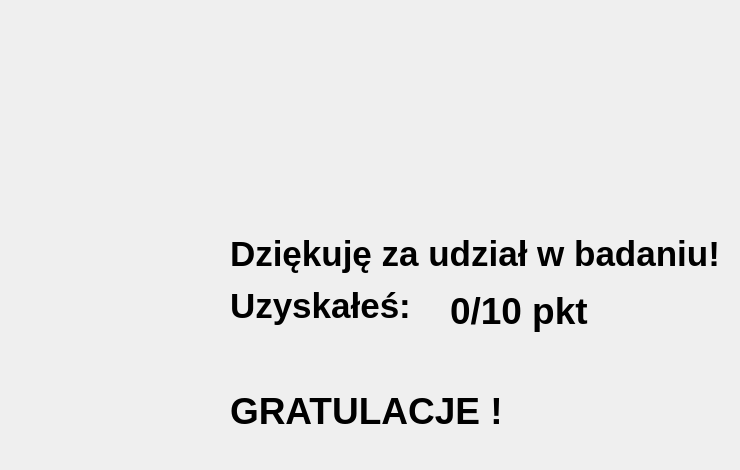
    <widget class="QWidget" name="page_6">
     <widget class="QLabel" name="label_8">
      <property name="geometry">
       <rect>
        <x>230</x>
        <y>200</y>
        <width>501</width>
        <height>161</height>
       </rect>
      </property>
      <property name="font">
       <font>
        <pointsize>26</pointsize>
        <bold>true</bold>
       </font>
      </property>
      <property name="text">
       <string>&lt;html&gt;&lt;head/&gt;&lt;body&gt;&lt;p&gt;Dziękuję za udział w badaniu!&lt;/p&gt;&lt;p&gt;Uzyskałeś: &lt;/p&gt;&lt;/body&gt;&lt;/html&gt;</string>
      </property>
     </widget>
     <widget class="QLabel" name="label_Points">
      <property name="geometry">
       <rect>
        <x>450</x>
        <y>280</y>
        <width>201</width>
        <height>61</height>
       </rect>
      </property>
      <property name="palette">
       <palette>
        <active>
         <colorrole role="WindowText">
          <brush brushstyle="SolidPattern">
           <color alpha="255">
            <red>255</red>
            <green>0</green>
            <blue>0</blue>
           </color>
          </brush>
         </colorrole>
         <colorrole role="Button">
          <brush brushstyle="SolidPattern">
           <color alpha="255">
            <red>240</red>
            <green>240</green>
            <blue>240</blue>
           </color>
          </brush>
         </colorrole>
         <colorrole role="Light">
          <brush brushstyle="SolidPattern">
           <color alpha="255">
            <red>255</red>
            <green>255</green>
            <blue>255</blue>
           </color>
          </brush>
         </colorrole>
         <colorrole role="Midlight">
          <brush brushstyle="SolidPattern">
           <color alpha="255">
            <red>227</red>
            <green>227</green>
            <blue>227</blue>
           </color>
          </brush>
         </colorrole>
         <colorrole role="Dark">
          <brush brushstyle="SolidPattern">
           <color alpha="255">
            <red>160</red>
            <green>160</green>
            <blue>160</blue>
           </color>
          </brush>
         </colorrole>
         <colorrole role="Mid">
          <brush brushstyle="SolidPattern">
           <color alpha="255">
            <red>160</red>
            <green>160</green>
            <blue>160</blue>
           </color>
          </brush>
         </colorrole>
         <colorrole role="Text">
          <brush brushstyle="SolidPattern">
           <color alpha="255">
            <red>0</red>
            <green>0</green>
            <blue>0</blue>
           </color>
          </brush>
         </colorrole>
         <colorrole role="BrightText">
          <brush brushstyle="SolidPattern">
           <color alpha="255">
            <red>255</red>
            <green>255</green>
            <blue>255</blue>
           </color>
          </brush>
         </colorrole>
         <colorrole role="ButtonText">
          <brush brushstyle="SolidPattern">
           <color alpha="255">
            <red>0</red>
            <green>0</green>
            <blue>0</blue>
           </color>
          </brush>
         </colorrole>
         <colorrole role="Base">
          <brush brushstyle="SolidPattern">
           <color alpha="255">
            <red>255</red>
            <green>255</green>
            <blue>255</blue>
           </color>
          </brush>
         </colorrole>
         <colorrole role="Window">
          <brush brushstyle="SolidPattern">
           <color alpha="255">
            <red>240</red>
            <green>240</green>
            <blue>240</blue>
           </color>
          </brush>
         </colorrole>
         <colorrole role="Shadow">
          <brush brushstyle="SolidPattern">
           <color alpha="255">
            <red>105</red>
            <green>105</green>
            <blue>105</blue>
           </color>
          </brush>
         </colorrole>
         <colorrole role="Highlight">
          <brush brushstyle="SolidPattern">
           <color alpha="255">
            <red>0</red>
            <green>120</green>
            <blue>215</blue>
           </color>
          </brush>
         </colorrole>
         <colorrole role="HighlightedText">
          <brush brushstyle="SolidPattern">
           <color alpha="255">
            <red>255</red>
            <green>255</green>
            <blue>255</blue>
           </color>
          </brush>
         </colorrole>
         <colorrole role="Link">
          <brush brushstyle="SolidPattern">
           <color alpha="255">
            <red>0</red>
            <green>0</green>
            <blue>255</blue>
           </color>
          </brush>
         </colorrole>
         <colorrole role="LinkVisited">
          <brush brushstyle="SolidPattern">
           <color alpha="255">
            <red>255</red>
            <green>0</green>
            <blue>255</blue>
           </color>
          </brush>
         </colorrole>
         <colorrole role="AlternateBase">
          <brush brushstyle="SolidPattern">
           <color alpha="255">
            <red>245</red>
            <green>245</green>
            <blue>245</blue>
           </color>
          </brush>
         </colorrole>
         <colorrole role="NoRole">
          <brush brushstyle="SolidPattern">
           <color alpha="255">
            <red>0</red>
            <green>0</green>
            <blue>0</blue>
           </color>
          </brush>
         </colorrole>
         <colorrole role="ToolTipBase">
          <brush brushstyle="SolidPattern">
           <color alpha="255">
            <red>255</red>
            <green>255</green>
            <blue>220</blue>
           </color>
          </brush>
         </colorrole>
         <colorrole role="ToolTipText">
          <brush brushstyle="SolidPattern">
           <color alpha="255">
            <red>0</red>
            <green>0</green>
            <blue>0</blue>
           </color>
          </brush>
         </colorrole>
         <colorrole role="PlaceholderText">
          <brush brushstyle="SolidPattern">
           <color alpha="128">
            <red>0</red>
            <green>0</green>
            <blue>0</blue>
           </color>
          </brush>
         </colorrole>
        </active>
        <inactive>
         <colorrole role="WindowText">
          <brush brushstyle="SolidPattern">
           <color alpha="255">
            <red>0</red>
            <green>0</green>
            <blue>0</blue>
           </color>
          </brush>
         </colorrole>
         <colorrole role="Button">
          <brush brushstyle="SolidPattern">
           <color alpha="255">
            <red>240</red>
            <green>240</green>
            <blue>240</blue>
           </color>
          </brush>
         </colorrole>
         <colorrole role="Light">
          <brush brushstyle="SolidPattern">
           <color alpha="255">
            <red>255</red>
            <green>255</green>
            <blue>255</blue>
           </color>
          </brush>
         </colorrole>
         <colorrole role="Midlight">
          <brush brushstyle="SolidPattern">
           <color alpha="255">
            <red>227</red>
            <green>227</green>
            <blue>227</blue>
           </color>
          </brush>
         </colorrole>
         <colorrole role="Dark">
          <brush brushstyle="SolidPattern">
           <color alpha="255">
            <red>160</red>
            <green>160</green>
            <blue>160</blue>
           </color>
          </brush>
         </colorrole>
         <colorrole role="Mid">
          <brush brushstyle="SolidPattern">
           <color alpha="255">
            <red>160</red>
            <green>160</green>
            <blue>160</blue>
           </color>
          </brush>
         </colorrole>
         <colorrole role="Text">
          <brush brushstyle="SolidPattern">
           <color alpha="255">
            <red>0</red>
            <green>0</green>
            <blue>0</blue>
           </color>
          </brush>
         </colorrole>
         <colorrole role="BrightText">
          <brush brushstyle="SolidPattern">
           <color alpha="255">
            <red>255</red>
            <green>255</green>
            <blue>255</blue>
           </color>
          </brush>
         </colorrole>
         <colorrole role="ButtonText">
          <brush brushstyle="SolidPattern">
           <color alpha="255">
            <red>0</red>
            <green>0</green>
            <blue>0</blue>
           </color>
          </brush>
         </colorrole>
         <colorrole role="Base">
          <brush brushstyle="SolidPattern">
           <color alpha="255">
            <red>255</red>
            <green>255</green>
            <blue>255</blue>
           </color>
          </brush>
         </colorrole>
         <colorrole role="Window">
          <brush brushstyle="SolidPattern">
           <color alpha="255">
            <red>240</red>
            <green>240</green>
            <blue>240</blue>
           </color>
          </brush>
         </colorrole>
         <colorrole role="Shadow">
          <brush brushstyle="SolidPattern">
           <color alpha="255">
            <red>105</red>
            <green>105</green>
            <blue>105</blue>
           </color>
          </brush>
         </colorrole>
         <colorrole role="Highlight">
          <brush brushstyle="SolidPattern">
           <color alpha="255">
            <red>240</red>
            <green>240</green>
            <blue>240</blue>
           </color>
          </brush>
         </colorrole>
         <colorrole role="HighlightedText">
          <brush brushstyle="SolidPattern">
           <color alpha="255">
            <red>0</red>
            <green>0</green>
            <blue>0</blue>
           </color>
          </brush>
         </colorrole>
         <colorrole role="Link">
          <brush brushstyle="SolidPattern">
           <color alpha="255">
            <red>0</red>
            <green>0</green>
            <blue>255</blue>
           </color>
          </brush>
         </colorrole>
         <colorrole role="LinkVisited">
          <brush brushstyle="SolidPattern">
           <color alpha="255">
            <red>255</red>
            <green>0</green>
            <blue>255</blue>
           </color>
          </brush>
         </colorrole>
         <colorrole role="AlternateBase">
          <brush brushstyle="SolidPattern">
           <color alpha="255">
            <red>245</red>
            <green>245</green>
            <blue>245</blue>
           </color>
          </brush>
         </colorrole>
         <colorrole role="NoRole">
          <brush brushstyle="NoBrush">
           <color alpha="255">
            <red>0</red>
            <green>0</green>
            <blue>0</blue>
           </color>
          </brush>
         </colorrole>
         <colorrole role="ToolTipBase">
          <brush brushstyle="SolidPattern">
           <color alpha="255">
            <red>255</red>
            <green>255</green>
            <blue>220</blue>
           </color>
          </brush>
         </colorrole>
         <colorrole role="ToolTipText">
          <brush brushstyle="SolidPattern">
           <color alpha="255">
            <red>0</red>
            <green>0</green>
            <blue>0</blue>
           </color>
          </brush>
         </colorrole>
         <colorrole role="PlaceholderText">
          <brush brushstyle="SolidPattern">
           <color alpha="128">
            <red>0</red>
            <green>0</green>
            <blue>0</blue>
           </color>
          </brush>
         </colorrole>
        </inactive>
        <disabled>
         <colorrole role="WindowText">
          <brush brushstyle="SolidPattern">
           <color alpha="255">
            <red>120</red>
            <green>120</green>
            <blue>120</blue>
           </color>
          </brush>
         </colorrole>
         <colorrole role="Button">
          <brush brushstyle="SolidPattern">
           <color alpha="255">
            <red>240</red>
            <green>240</green>
            <blue>240</blue>
           </color>
          </brush>
         </colorrole>
         <colorrole role="Light">
          <brush brushstyle="SolidPattern">
           <color alpha="255">
            <red>255</red>
            <green>255</green>
            <blue>255</blue>
           </color>
          </brush>
         </colorrole>
         <colorrole role="Midlight">
          <brush brushstyle="SolidPattern">
           <color alpha="255">
            <red>247</red>
            <green>247</green>
            <blue>247</blue>
           </color>
          </brush>
         </colorrole>
         <colorrole role="Dark">
          <brush brushstyle="SolidPattern">
           <color alpha="255">
            <red>160</red>
            <green>160</green>
            <blue>160</blue>
           </color>
          </brush>
         </colorrole>
         <colorrole role="Mid">
          <brush brushstyle="SolidPattern">
           <color alpha="255">
            <red>160</red>
            <green>160</green>
            <blue>160</blue>
           </color>
          </brush>
         </colorrole>
         <colorrole role="Text">
          <brush brushstyle="SolidPattern">
           <color alpha="255">
            <red>120</red>
            <green>120</green>
            <blue>120</blue>
           </color>
          </brush>
         </colorrole>
         <colorrole role="BrightText">
          <brush brushstyle="SolidPattern">
           <color alpha="255">
            <red>255</red>
            <green>255</green>
            <blue>255</blue>
           </color>
          </brush>
         </colorrole>
         <colorrole role="ButtonText">
          <brush brushstyle="SolidPattern">
           <color alpha="255">
            <red>120</red>
            <green>120</green>
            <blue>120</blue>
           </color>
          </brush>
         </colorrole>
         <colorrole role="Base">
          <brush brushstyle="SolidPattern">
           <color alpha="255">
            <red>240</red>
            <green>240</green>
            <blue>240</blue>
           </color>
          </brush>
         </colorrole>
         <colorrole role="Window">
          <brush brushstyle="SolidPattern">
           <color alpha="255">
            <red>240</red>
            <green>240</green>
            <blue>240</blue>
           </color>
          </brush>
         </colorrole>
         <colorrole role="Shadow">
          <brush brushstyle="SolidPattern">
           <color alpha="255">
            <red>0</red>
            <green>0</green>
            <blue>0</blue>
           </color>
          </brush>
         </colorrole>
         <colorrole role="Highlight">
          <brush brushstyle="SolidPattern">
           <color alpha="255">
            <red>0</red>
            <green>120</green>
            <blue>215</blue>
           </color>
          </brush>
         </colorrole>
         <colorrole role="HighlightedText">
          <brush brushstyle="SolidPattern">
           <color alpha="255">
            <red>255</red>
            <green>255</green>
            <blue>255</blue>
           </color>
          </brush>
         </colorrole>
         <colorrole role="Link">
          <brush brushstyle="SolidPattern">
           <color alpha="255">
            <red>0</red>
            <green>0</green>
            <blue>255</blue>
           </color>
          </brush>
         </colorrole>
         <colorrole role="LinkVisited">
          <brush brushstyle="SolidPattern">
           <color alpha="255">
            <red>255</red>
            <green>0</green>
            <blue>255</blue>
           </color>
          </brush>
         </colorrole>
         <colorrole role="AlternateBase">
          <brush brushstyle="SolidPattern">
           <color alpha="255">
            <red>245</red>
            <green>245</green>
            <blue>245</blue>
           </color>
          </brush>
         </colorrole>
         <colorrole role="NoRole">
          <brush brushstyle="NoBrush">
           <color alpha="255">
            <red>0</red>
            <green>0</green>
            <blue>0</blue>
           </color>
          </brush>
         </colorrole>
         <colorrole role="ToolTipBase">
          <brush brushstyle="SolidPattern">
           <color alpha="255">
            <red>255</red>
            <green>255</green>
            <blue>220</blue>
           </color>
          </brush>
         </colorrole>
         <colorrole role="ToolTipText">
          <brush brushstyle="SolidPattern">
           <color alpha="255">
            <red>0</red>
            <green>0</green>
            <blue>0</blue>
           </color>
          </brush>
         </colorrole>
         <colorrole role="PlaceholderText">
          <brush brushstyle="SolidPattern">
           <color alpha="128">
            <red>0</red>
            <green>0</green>
            <blue>0</blue>
           </color>
          </brush>
         </colorrole>
        </disabled>
       </palette>
      </property>
      <property name="font">
       <font>
        <pointsize>28</pointsize>
        <bold>true</bold>
       </font>
      </property>
      <property name="text">
       <string>0/10 pkt</string>
      </property>
     </widget>
     <widget class="QLabel" name="label_10">
      <property name="geometry">
       <rect>
        <x>230</x>
        <y>360</y>
        <width>341</width>
        <height>101</height>
       </rect>
      </property>
      <property name="font">
       <font>
        <pointsize>28</pointsize>
        <bold>true</bold>
       </font>
      </property>
      <property name="text">
       <string>GRATULACJE !</string>
      </property>
     </widget>
    </widget>
